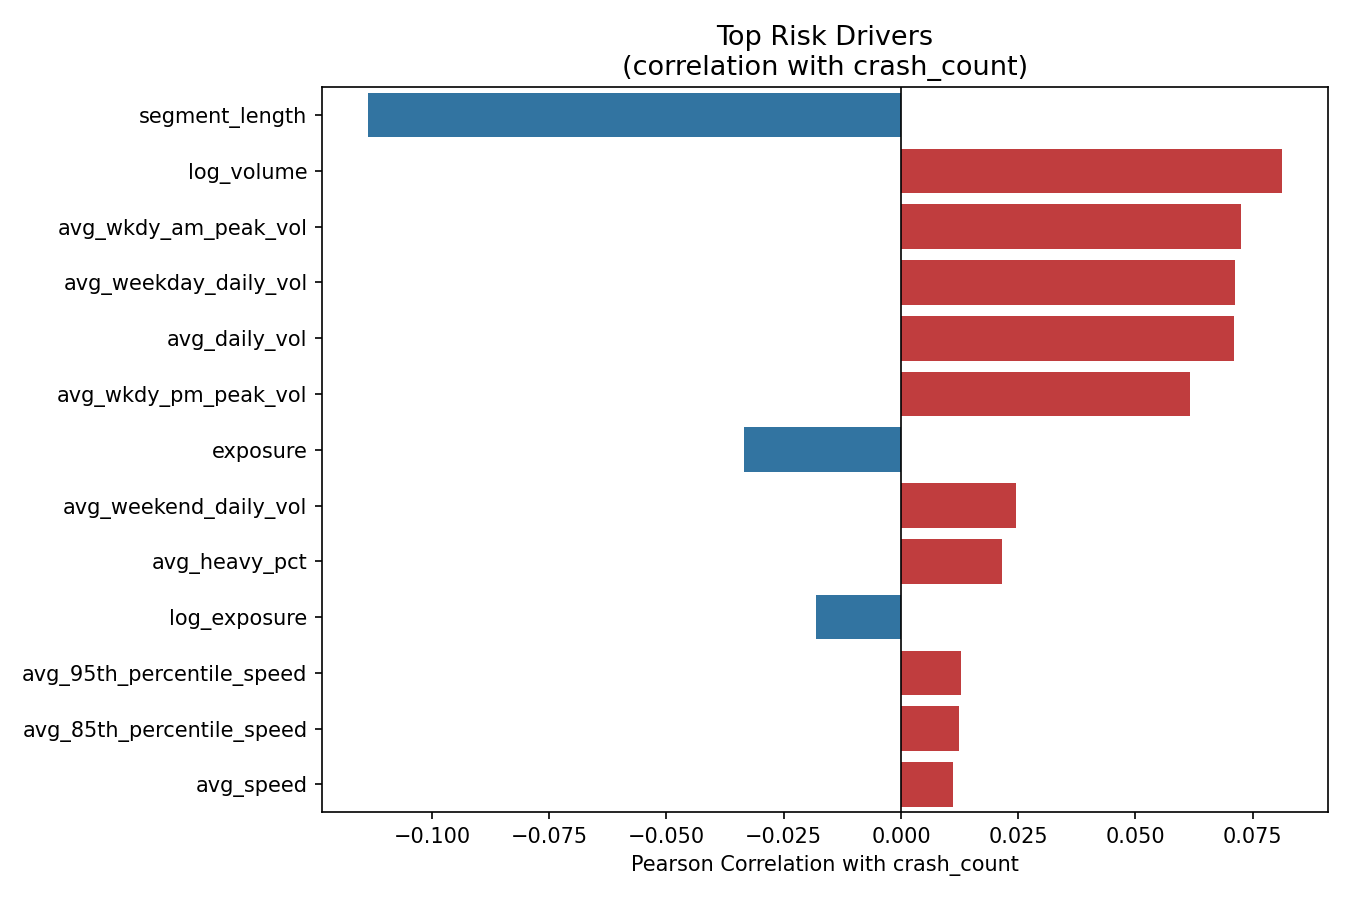

The script that saved this image:
"""
Top Risk Drivers — Correlation Bar Chart
Pearson correlation of each feature with crash_count, sorted by absolute value.
"""

import pandas as pd
import seaborn as sns
import matplotlib.pyplot as plt

CSV_PATH = (
    "/Users/adriel.devera/Desktop/"
    "Traffic Volumes - Midblock Vehicle Speed, Volume and Classification Counts/"
    "model_dataset.csv"
)

df = pd.read_csv(CSV_PATH)

# Drop non-numeric and identifier columns
drop_cols = ["centreline_id", "crash_rate"]  # crash_rate is derived from crash_count
numeric = df.drop(columns=drop_cols, errors="ignore").select_dtypes(include="number")

corr = numeric.corr()["crash_count"].drop("crash_count").sort_values(key=abs, ascending=False)

fig, ax = plt.subplots(figsize=(9, 6))
colors = ["#d62728" if v > 0 else "#1f77b4" for v in corr]
sns.barplot(x=corr.values, y=corr.index, palette=colors, ax=ax)

ax.axvline(0, color="black", linewidth=0.8)
ax.set_xlabel("Pearson Correlation with crash_count")
ax.set_title("Top Risk Drivers\n(correlation with crash_count)", fontsize=13)
ax.set_ylabel("")

plt.tight_layout()
plt.savefig("top_risk_drivers.png", dpi=150)
plt.show()
print("Saved: top_risk_drivers.png")
